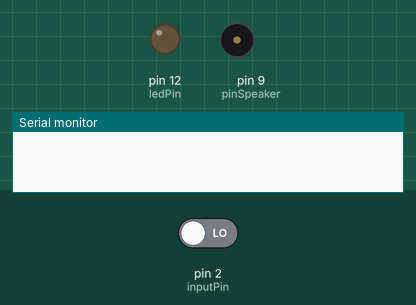
This sketch was run on a simulated Arduino Uno, built with avr-gcc and run on an emulated ATmega328P. Parts: output pins drawn as LEDs (lit = HIGH), buzzer (waves = sounding), the last lines printed to the serial monitor. The inputs (shaded band) are chosen by the test bench; at power-on: pin 2 (inputPin) LOW.

Above: at 1.2 s.
1.3 s: pin 2 (inputPin) driven HIGH
At 2.1 s:
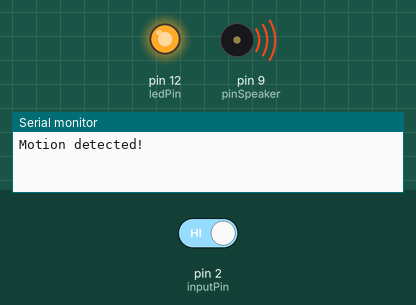
At 2.86 s:
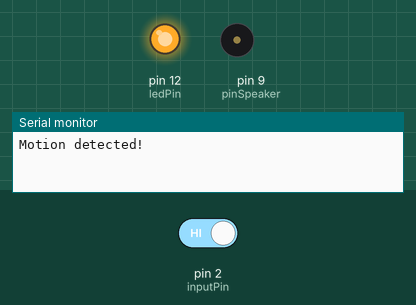
4.3 s: pin 2 (inputPin) driven LOW
At 4.8 s:
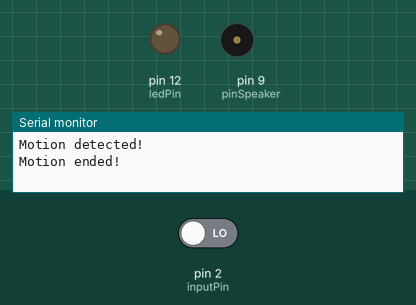
Timing chart, 0 to 7.3 s (numbered marks = the images above; inputs shaded):
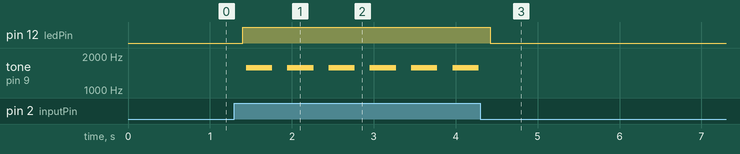

The sketch:

sketch_sep12a.ino
```cpp
int ledPin = 12;
int inputPin = 2;
int pirState = LOW;
int val = 0;
int pinSpeaker = 9;

void setup() {
  pinMode(ledPin, OUTPUT);      // declare LED as output
  pinMode(inputPin, INPUT);     // declare sensor as input
  pinMode(pinSpeaker, OUTPUT);
  Serial.begin(57400);
}

void loop(){
  val = digitalRead(inputPin);  // read input value
  if (val == HIGH) {            // check if the input is HIGH
    digitalWrite(ledPin, HIGH);  // turn LED ON
    playTone(300, 160);
    delay(200);


    if (pirState == LOW) {
      Serial.println("Motion detected!");
      pirState = HIGH;
    }
  } else {
      digitalWrite(ledPin, LOW);
      playTone(0, 0);
      delay(200);
      if (pirState == HIGH){
      Serial.println("Motion ended!");
      pirState = LOW;
    }
  }
}
void playTone(long duration, int freq) {
    duration *= 1000;
    int period = (1.0 / freq) * 100000;
    long elapsed_time = 0;
    while (elapsed_time < duration) {
        digitalWrite(pinSpeaker,HIGH);
        delayMicroseconds(period / 2);
        digitalWrite(pinSpeaker, LOW);
        delayMicroseconds(period / 2);
        elapsed_time += (period);
    }
}
```

Measured:
- after the input at 1.3 s, pin 12 (ledPin): LOW → HIGH after 0.10 s; tone on pin 9 (pinSpeaker): plays 1580 Hz for 0.32 s, 1577 Hz for 0.32 s, 1580 Hz for 0.32 s, 1580 Hz for 0.32 s, 1580 Hz for 0.32 s, 1580 Hz for 0.32 s, starting after 0.14 s
- after the input at 4.3 s, pin 12 (ledPin): HIGH → LOW after 0.12 s; tone on pin 9 (pinSpeaker): stops changing and stays silent
